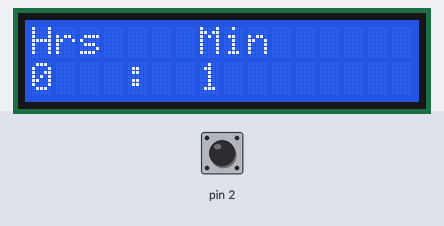
Bench run of a sketch on a simulated Arduino Uno, built with avr-gcc and run on an emulated ATmega328P. Parts: 16×2 character LCD. Inputs (shaded band) come from the test bench; at power-on: pin 2 HIGH. What the sketch prints to the serial monitor is not drawn.

Above: at 1.6 s.
1.7 s: pin 2 driven LOW
At 2.5 s:
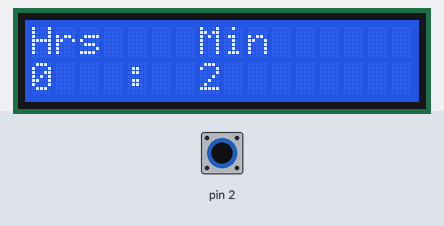
3.5 s: pin 2 pulsed HIGH 2 times (0.12 s each, 0.3 s apart)
At 4.8 s:
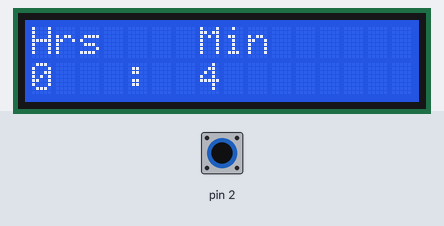
Timing chart, 0 to 6.5 s (numbered marks = the images above; inputs shaded):
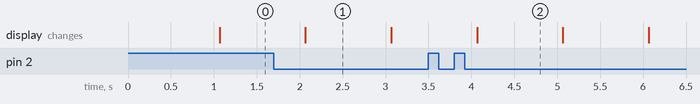

Measured:
- what the display in image 1 shows lasts 1.0 s, from 2.1 s to 3.1 s

The sketch:

DEBER10-11_Alarma.ino
```cpp
/*
 * Nombre: Irma Túquerres
 * Curso:
 */
#include <MsTimer2.h>
#include<LiquidCrystal.h>

LiquidCrystal lcd{13,12,11,10,9,8};

int hora=0;
int minutos=0;
int a=0;
int b=0;
int c=0;
int d=0;
int e=0;

String dato;
int dato1;
int hh;
int mm;
void setup() {
  Serial.begin(9600);
  lcd.begin(16,2);
  MsTimer2::set(1000,reloj);
  MsTimer2::start();
  attachInterrupt(0,on,FALLING);
  Serial.println("Ingrese la hora de alarma");

}

void loop() {
  ///--------------ALARMA-------
  if(d==2){
  if(Serial.available()>0 && b==0){
     dato=Serial.readString();
     hh=dato.toInt();
     if(hh<=23 && hh>=0){
      Serial.println("Ingrese el minuto");
      b=1;//para desactivar esta funcion una vez que termine
     }
  }

  if(Serial.available()>0 && c==0){
     dato=Serial.readString();
     mm=dato.toInt();
     if(mm<=59 && mm>0){
      Serial.println(" ");
      Serial.println(mm);
      Serial.println(hh);
      c=1;
     }
     if(hh<=23 && mm<=59 && e==0){

      Serial.println(" ALARMA CONFIGURADA");
      Serial.println(hora);
      if(hh==hora && mm==minutos){
        MsTimer2::stop();
        Serial.println(" LEVANTARSE");

    }
    e=1;
   }
  }

 }

}
void reloj(){
  minutos++;
  if(minutos==60){
    minutos=0;
    hora++;
  }
  if(hora==24){
    hora=0;
  }

  lcd.clear();
  lcd.setCursor(0,0);
  lcd.print("Hrs");
  lcd.setCursor(0,1);
  lcd.print(hora);

  lcd.setCursor(4,1);
  lcd.print(":");

  lcd.setCursor(7,0);
  lcd.print("Min");
  lcd.setCursor(7,1);
  lcd.print(minutos);
}

void on(){
  d++;
  switch (d){
    case 1:
      Serial.println("ENCENDIDO");
    break;
    case 2:
      Serial.println(" ");
      Serial.println("ALARMA");
    break;
    default:
    d=0;
  }
}
```
